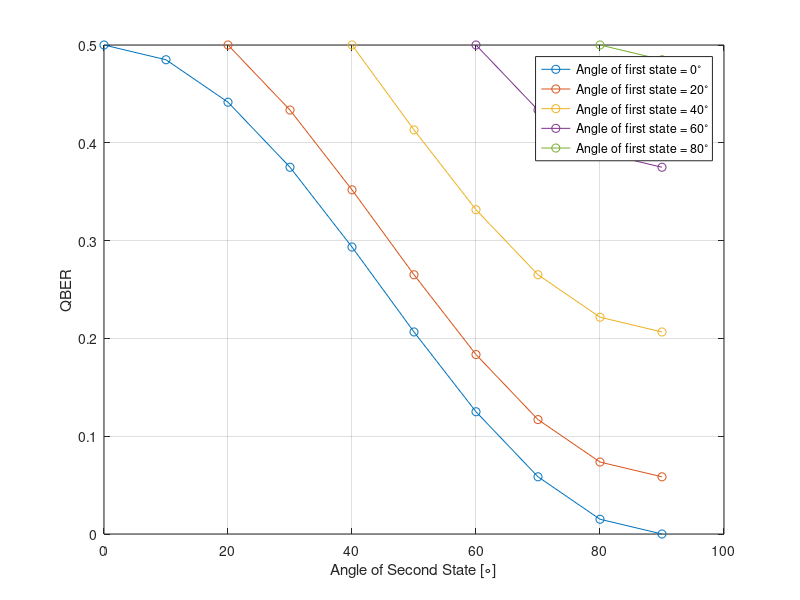

Here is the MATLAB script that generated this plot:
close all;
clear all;

% Create an array of alpha values for 10-degree intervals from 0 to 90 degrees
alpha_degrees = 0:20:90;
alpha_radians = deg2rad(alpha_degrees);

% Initialize arrays to store QBER values for each alpha
QBER = zeros(length(alpha_degrees), 1);

% Create a figure for the plot
figure;

% Initialize a cell array to store legend labels
legend_labels = cell(length(alpha_degrees), 1);

for i = 1:length(alpha_degrees)
    alpha = alpha_radians(i);
    
    % Create an array of angles for errD from alpha to 90 degrees in 10-degree intervals
    errD_alpha_to_90 = alpha:deg2rad(10):pi/2;
    errH = (sin(alpha)^2);
    errD = cos(errD_alpha_to_90).^2;
    % Calculate QBER for the current alpha and errD_alpha_to_90 values
    QBER_current = 0.5 * (errH) + (0.5 * errD);
    
    % Plot errD_alpha_to_90 against QBER for the current alpha with a unique color
    plot(rad2deg(errD_alpha_to_90), QBER_current, 'o-');
    hold on;
    
    % Store the legend label for this alpha
    legend_labels{i} = ['Angle of first state = ', num2str(alpha_degrees(i)), '^\circ'];
end

grid on;
xlabel('Angle of Second State [\circ]');
ylabel('QBER');
%title('QBER vs. Angle for Different Alpha Values');
legend(legend_labels, 'Location', 'Best');
